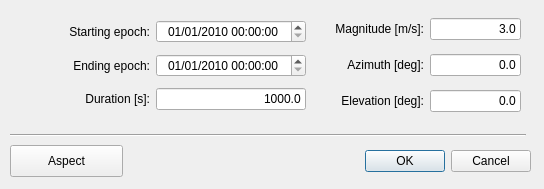
<?xml version="1.0" encoding="UTF-8"?>
<ui version="4.0">
 <author>Guillermo Ortega (ESA)</author>
 <class>deltaVDialogClass</class>
 <widget class="QDialog" name="deltaVDialogClass">
  <property name="geometry">
   <rect>
    <x>0</x>
    <y>0</y>
    <width>544</width>
    <height>189</height>
   </rect>
  </property>
  <property name="minimumSize">
   <size>
    <width>544</width>
    <height>189</height>
   </size>
  </property>
  <property name="maximumSize">
   <size>
    <width>544</width>
    <height>189</height>
   </size>
  </property>
  <property name="windowTitle">
   <string>Delta V</string>
  </property>
  <property name="windowIcon">
   <iconset resource="../../iconary/sta-icons.qrc">
    <normaloff>:/icons/engine.png</normaloff>:/icons/engine.png</iconset>
  </property>
  <widget class="QDialogButtonBox" name="buttonBox">
   <property name="geometry">
    <rect>
     <x>360</x>
     <y>145</y>
     <width>171</width>
     <height>32</height>
    </rect>
   </property>
   <property name="sizePolicy">
    <sizepolicy hsizetype="Expanding" vsizetype="Fixed">
     <horstretch>0</horstretch>
     <verstretch>0</verstretch>
    </sizepolicy>
   </property>
   <property name="orientation">
    <enum>Qt::Horizontal</enum>
   </property>
   <property name="standardButtons">
    <set>QDialogButtonBox::Cancel|QDialogButtonBox::Ok</set>
   </property>
  </widget>
  <widget class="QWidget" name="gridLayoutWidget">
   <property name="geometry">
    <rect>
     <x>20</x>
     <y>15</y>
     <width>286</width>
     <height>101</height>
    </rect>
   </property>
   <layout class="QGridLayout" name="gridLayout">
    <item row="0" column="0">
     <widget class="QLabel" name="StartingDatelabel">
      <property name="text">
       <string>Starting epoch:</string>
      </property>
      <property name="alignment">
       <set>Qt::AlignRight|Qt::AlignTrailing|Qt::AlignVCenter</set>
      </property>
     </widget>
    </item>
    <item row="1" column="0">
     <widget class="QLabel" name="StartingDatelabel_2">
      <property name="text">
       <string>Ending epoch:</string>
      </property>
      <property name="alignment">
       <set>Qt::AlignRight|Qt::AlignTrailing|Qt::AlignVCenter</set>
      </property>
     </widget>
    </item>
    <item row="0" column="1">
     <widget class="QDateTimeEdit" name="startDateTimeEdit">
      <property name="toolTip">
       <string>The starting epoch of this participant</string>
      </property>
      <property name="alignment">
       <set>Qt::AlignCenter</set>
      </property>
      <property name="dateTime">
       <datetime>
        <hour>0</hour>
        <minute>0</minute>
        <second>0</second>
        <year>2010</year>
        <month>1</month>
        <day>1</day>
       </datetime>
      </property>
      <property name="displayFormat">
       <string>dd/MM/yyyy hh:mm:ss</string>
      </property>
     </widget>
    </item>
    <item row="1" column="1">
     <widget class="QDateTimeEdit" name="endDateTimeEdit">
      <property name="toolTip">
       <string>The ending epoch of this participant</string>
      </property>
      <property name="alignment">
       <set>Qt::AlignCenter</set>
      </property>
      <property name="dateTime">
       <datetime>
        <hour>0</hour>
        <minute>0</minute>
        <second>0</second>
        <year>2010</year>
        <month>1</month>
        <day>1</day>
       </datetime>
      </property>
      <property name="displayFormat">
       <string>dd/MM/yyyy hh:mm:ss</string>
      </property>
     </widget>
    </item>
    <item row="2" column="0">
     <widget class="QLabel" name="label_4">
      <property name="text">
       <string>Duration [s]:</string>
      </property>
      <property name="alignment">
       <set>Qt::AlignRight|Qt::AlignTrailing|Qt::AlignVCenter</set>
      </property>
     </widget>
    </item>
    <item row="2" column="1">
     <widget class="QLineEdit" name="durationLineEdit">
      <property name="maximumSize">
       <size>
        <width>150</width>
        <height>16777215</height>
       </size>
      </property>
      <property name="text">
       <string>1000.0</string>
      </property>
      <property name="alignment">
       <set>Qt::AlignRight|Qt::AlignTrailing|Qt::AlignVCenter</set>
      </property>
     </widget>
    </item>
   </layout>
  </widget>
  <widget class="QPushButton" name="pushButtonAspect">
   <property name="geometry">
    <rect>
     <x>10</x>
     <y>145</y>
     <width>113</width>
     <height>32</height>
    </rect>
   </property>
   <property name="text">
    <string>Aspect</string>
   </property>
  </widget>
  <widget class="QWidget" name="gridLayoutWidget_2">
   <property name="geometry">
    <rect>
     <x>335</x>
     <y>10</y>
     <width>186</width>
     <height>111</height>
    </rect>
   </property>
   <layout class="QGridLayout" name="gridLayout_2">
    <item row="0" column="0">
     <widget class="QLabel" name="label_3">
      <property name="text">
       <string>Magnitude [m/s]:</string>
      </property>
      <property name="alignment">
       <set>Qt::AlignRight|Qt::AlignTrailing|Qt::AlignVCenter</set>
      </property>
     </widget>
    </item>
    <item row="0" column="1">
     <widget class="QLineEdit" name="magnitudeLineEdit">
      <property name="text">
       <string>3.0</string>
      </property>
      <property name="alignment">
       <set>Qt::AlignRight|Qt::AlignTrailing|Qt::AlignVCenter</set>
      </property>
     </widget>
    </item>
    <item row="1" column="0">
     <widget class="QLabel" name="label">
      <property name="text">
       <string>Azimuth [deg]:</string>
      </property>
      <property name="alignment">
       <set>Qt::AlignRight|Qt::AlignTrailing|Qt::AlignVCenter</set>
      </property>
     </widget>
    </item>
    <item row="1" column="1">
     <widget class="QLineEdit" name="azimuthLineEdit">
      <property name="text">
       <string>0.0</string>
      </property>
      <property name="alignment">
       <set>Qt::AlignRight|Qt::AlignTrailing|Qt::AlignVCenter</set>
      </property>
     </widget>
    </item>
    <item row="2" column="0">
     <widget class="QLabel" name="label_2">
      <property name="text">
       <string>Elevation [deg]:</string>
      </property>
      <property name="alignment">
       <set>Qt::AlignRight|Qt::AlignTrailing|Qt::AlignVCenter</set>
      </property>
     </widget>
    </item>
    <item row="2" column="1">
     <widget class="QLineEdit" name="elevationLineEdit">
      <property name="text">
       <string>0.0</string>
      </property>
      <property name="alignment">
       <set>Qt::AlignRight|Qt::AlignTrailing|Qt::AlignVCenter</set>
      </property>
     </widget>
    </item>
   </layout>
  </widget>
  <widget class="Line" name="line">
   <property name="geometry">
    <rect>
     <x>10</x>
     <y>130</y>
     <width>516</width>
     <height>11</height>
    </rect>
   </property>
   <property name="orientation">
    <enum>Qt::Horizontal</enum>
   </property>
  </widget>
 </widget>
 <tabstops>
  <tabstop>startDateTimeEdit</tabstop>
  <tabstop>endDateTimeEdit</tabstop>
  <tabstop>durationLineEdit</tabstop>
  <tabstop>magnitudeLineEdit</tabstop>
  <tabstop>azimuthLineEdit</tabstop>
  <tabstop>elevationLineEdit</tabstop>
  <tabstop>pushButtonAspect</tabstop>
  <tabstop>buttonBox</tabstop>
 </tabstops>
 <resources>
  <include location="../../iconary/sta-icons.qrc"/>
 </resources>
 <connections>
  <connection>
   <sender>buttonBox</sender>
   <signal>accepted()</signal>
   <receiver>deltaVDialogClass</receiver>
   <slot>accept()</slot>
   <hints>
    <hint type="sourcelabel">
     <x>328</x>
     <y>157</y>
    </hint>
    <hint type="destinationlabel">
     <x>325</x>
     <y>185</y>
    </hint>
   </hints>
  </connection>
  <connection>
   <sender>buttonBox</sender>
   <signal>rejected()</signal>
   <receiver>deltaVDialogClass</receiver>
   <slot>reject()</slot>
   <hints>
    <hint type="sourcelabel">
     <x>256</x>
     <y>159</y>
    </hint>
    <hint type="destinationlabel">
     <x>135</x>
     <y>0</y>
    </hint>
   </hints>
  </connection>
 </connections>
 <designerdata>
  <property name="gridDeltaX">
   <number>5</number>
  </property>
  <property name="gridDeltaY">
   <number>5</number>
  </property>
  <property name="gridSnapX">
   <bool>true</bool>
  </property>
  <property name="gridSnapY">
   <bool>true</bool>
  </property>
  <property name="gridVisible">
   <bool>true</bool>
  </property>
 </designerdata>
</ui>
